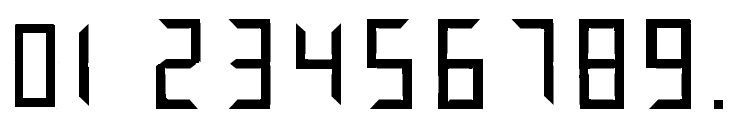
#> input picture softProjekat/dataset/trening/Digital-Numbers - Copy.png, 743 x 134 px; its folder holds 4 pictures in this run
$ python priprema.py
#> lines starting #> are read from the running program, lines starting #| are printed output that depends on the picture; after the words box and inside, x2 and y2 are one past the last pixel; in counts of white or black regions, pixels touching at a corner belong together
import cv2
import numpy as np
import matplotlib.pyplot as plt
# keras
from keras.models import Sequential
from keras.layers.core import Dense
from keras.optimizers import SGD
from keras.models import model_from_json
import os
import display_size as ds
from scipy import signal
import glob
import sys

train_image_paths = '.'+os.path.sep+'dataset'+os.path.sep+'trening'+os.path.sep+'Digital-Numbers - Copy.png'
train_image_paths2 = '.'+os.path.sep+'dataset'+os.path.sep+'trening'+os.path.sep+'Digital-Numbers - Copy (2).png'
train_image_paths3 = '.'+os.path.sep+'dataset'+os.path.sep+'trening'+os.path.sep+'digital-number-3.png'

#test_image_path = '.'+os.path.sep+'dataset'+os.path.sep+'validation'+os.path.sep+'1f4450408639279059c3ad808a0e37f03d0fa14b.jpg'
TRAINED_FOLDER_PATH = '.'+os.path.sep+'trained_model'+os.path.sep
# [28 lines left out: functions select_roi2, display_image, not called in this run]

def load_image(path):
    return cv2.cvtColor(cv2.imread(path), cv2.COLOR_BGR2RGB)
#> returned value is the input picture: shape (134, 743, 3); min 0, max 255, mean 212.4

def image_gray(image):
    return cv2.cvtColor(image, cv2.COLOR_RGB2GRAY)
#> returned value: shape (134, 743)

#za trening
def image_bin1(image_gs):
    imgray = cv2.equalizeHist(image_gs)
    ret,image_bin = cv2.threshold(imgray, 150, 255, cv2.THRESH_BINARY)
#> image_bin: shape (134, 743); 82.7% white; 13 black regions (2 under 20 px), largest, box (x1, y1, x2, y2) and area: (579, 19, 624, 109) 2522, (438, 19, 483, 109) 2173, (646, 19, 691, 109) 2163

    return image_bin

#za testiranje
# [8 lines left out: function image_bin2, not called in this run]

#za trening
def dilate(image):
    kernel = np.ones((7,7))
    return cv2.dilate(image, kernel, iterations=1)
#> returned value: shape (134, 743); 93.9% white; 13 black regions (1 under 20 px), largest, box (x1, y1, x2, y2) and area: (582, 22, 621, 106) 962, (649, 22, 688, 106) 828, (441, 22, 480, 106) 823

#za testiranje
def dilate2(image):
    kernel = np.ones((7,7))
    return cv2.dilate(image, kernel, iterations=1)

#za trening
def erode(image):
    kernel = np.ones((3, 3))
    return cv2.erode(image, kernel, iterations=5)
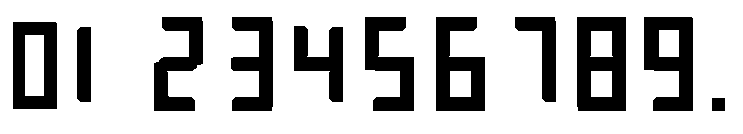
#> returned value: shape (134, 743); 75.5% white; 11 black regions

#za testiranje
def erode2(image):
    kernel = np.ones((2, 2))
    return cv2.erode(image, kernel, iterations=11)

#za trening
def erode3(image):
    kernel = np.ones((3, 3))
    return cv2.erode(image, kernel, iterations=10)

def resize_region(region):
    resized = cv2.resize(region, (28, 28), interpolation=cv2.INTER_NEAREST)
    return resized

def scale_to_range(image):
    return image / 255

def matrix_to_vector(image):
    return image.flatten()

def winner(output):
    return max(enumerate(output), key=lambda x: x[1])[0]

def prepare_for_ann(regions):
    ready_for_ann = []
    for region in regions:
        ready_for_ann.append(matrix_to_vector(scale_to_range(region)))
    return ready_for_ann

def convert_output(outputs):
    return np.eye(len(outputs))

def create_ann():
    ann = Sequential()
    ann.add(Dense(128, input_dim=784, activation='sigmoid'))
    ann.add(Dense(30, activation='sigmoid'))
    return ann

# [9 lines left out: function train_ann, not called in this run]

def select_roi(image_orig, image_bin):
    contours, hierarchy = cv2.findContours(image_bin.copy(), cv2.RETR_LIST, cv2.CHAIN_APPROX_SIMPLE)
#> contours = 17 contours; largest, box (x1, y1, x2, y2) and area: (0, 0, 743, 134) 98686, (576, 16, 627, 112) 4744, (12, 21, 58, 110) 3956, (435, 16, 486, 112) 3744, (643, 16, 694, 112) 3718
    cv2.drawContours(image_orig, contours, -1, (255, 0, 0), 1)
    # print("BROJ KONTURA", len(contours))
    #display_image(image_orig)
    sorted_regions = []  # lista sortiranih regiona po X osi
    regions_array = []
    for contour in contours:
        x, y, w, h = cv2.boundingRect(contour)
        area = cv2.contourArea(contour)
        #if area > 100 and h < 100 and h > 65 and w > 11:
        if area > 100 and h < 120 and h > 65 and w > 11:
            if w<30:
                w=46
            region = image_bin[y:y + h + 1, x:x + w + 1]
            regions_array.append([resize_region(region), (x, y, w, h)])
            cv2.rectangle(image_orig, (x, y), (x + w, y + h), (0, 255, 0), 2)
#> this loop made 17 passes
#> (x, y, h, area) on passes 1, 5, 7, 8, 9, 10, 11, 12, 13, 14, 15, 16: (711, 97, 15, 194), (590, 31, 26, 501), (76, 26, 77, 1123), (293, 25, 78, 2103), (12, 21, 89, 3956.5), (643, 16, 96, 3717.5), (576, 16, 96, 4743.5), (514, 16, 87, 1673), (435, 16, 96, 3744), (364, 16, 96, 2730), (230, 16, 96, 2620.5), (153, 16, 96, 2651.5)
#> (contour, x, y, h, area) on passes 2, 3, 4, 6, 17: ([[591, 71], [591, 96], [611, 96], [611, 71]], 591, 71, 26, 500), ([[450, 71], [450, 96], [470, 96], [470, 71]], 450, 71, 26, 500), ([[25, 35], [25, 95], [43, 95], [43, 35]], 25, 35, 61, 1080), ([[659, 30], [659, 56], [678, 56], [678, 30]], 659, 30, 27, 494), ([[0, 0], [0, 133], [742, 133], [742, 0]], 0, 0, 134, 98686)
#> image_orig: shape (134, 743, 3); mean of channels 0, 1, 2 191.3, 203.9, 182.6
#> region: shape (97, 52); 51.1% white; 1 black region, box (x1, y1, x2, y2) and area: (1, 1, 50, 95) 2466
#> after the loop, regions_array = 10 items

    regions_array = sorted(regions_array, key=lambda x: x[1][0])

    sorted_regions = [region[0] for region in regions_array]
#> sorted_regions = 10 items
    return image_orig, sorted_regions


def load_or_train_ann(train_image_paths,train_image_paths2,train_image_paths3, trained_folder):
    image_color = load_image(train_image_paths)
    # display_image(image_color)
    img = image_bin1(image_gray(image_color))
    dil1 = dilate(img)

    image_erode = erode(dil1)
    # display_image(image_erode)

    selected_regions, letters = select_roi(image_color.copy(), image_erode)
#> letters = 10 items
    # trening dva ---------------------------------------------------------------------
    image_color1 = load_image(train_image_paths2)
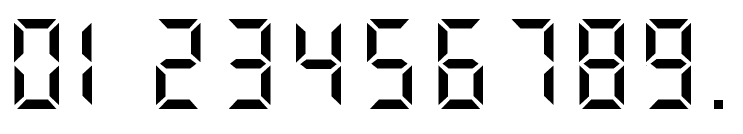
#> input picture softProjekat/dataset/trening/Digital-Numbers - Copy (2).png, 743 x 134 px
#> in load_image, returned value is the input picture: shape (134, 743, 3); min 0, max 255, mean 218.3
    # display_image(image_color)
    img1 = image_bin1(image_gray(image_color1))
#> in image_bin1 (call 2), `ret,image_bin = cv2.threshold(imgray, 150, 255, cv2.THRESH_BINARY)`: image_bin: shape (134, 743); 84.4% white; 51 black regions (1 under 20 px), largest, box (x1, y1, x2, y2) and area: (261, 65, 271, 105) 326, (544, 65, 554, 105) 325, (82, 23, 92, 62) 322
    dil1 = dilate(img1)
#> in dilate (call 2), `return cv2.dilate(image, kernel, iterations=1)`: returned value: shape (134, 743); 96% white; 50 black regions (1 under 20 px), largest, box (x1, y1, x2, y2) and area: (166, 62, 190, 66) 87, (236, 62, 260, 66) 87, (307, 62, 330, 66) 87

    image_erode1 = erode3(dil1)
#> in erode3, `return cv2.erode(image, kernel, iterations=10)`: returned value: shape (134, 743); 57.7% white; 11 black regions
    # display_image(image_erode)

    selected_regions1, letters1 = select_roi(image_color1.copy(), image_erode1)
#> in select_roi (call 2), `contours, hierarchy = cv2.findContours(image_bin.copy(), cv2.RETR_LIST..`: contours = 17 contours; largest, box (x1, y1, x2, y2) and area: (0, 0, 743, 134) 98686, (571, 11, 632, 117) 5990, (6, 11, 67, 117) 5990, (430, 11, 491, 117) 5231, (638, 11, 699, 117) 5212
#> the loop in select_roi (call 2), `for contour in contours:` made 17 passes
#> (x, y, h, area) on passes 1, 6, 7, 8, 9, 10, 11, 12, 13, 14, 15, 16: (706, 92, 25, 574), (28, 36, 56, 574), (288, 20, 88, 3676), (74, 20, 87, 2125.5), (638, 11, 106, 5212.5), (571, 11, 106, 5990), (509, 11, 97, 2979), (430, 11, 106, 5231), (359, 11, 106, 4489), (225, 11, 106, 4504.5), (148, 11, 106, 4498.5), (6, 11, 106, 5990)
#> (contour, x, y, h, area) on passes 2, 3, 4, 5, 17: ([[596, 76], [596, 91], [606, 91], [606, 76]], 596, 76, 16, 150), ([[455, 76], [455, 91], [465, 91], [465, 76]], 455, 76, 16, 150), ([[663, 36], [663, 51], [673, 51], [673, 36]], 663, 36, 16, 150), ([[596, 36], [596, 51], [606, 51], [606, 36]], 596, 36, 16, 150), ([[0, 0], [0, 133], [742, 133], [742, 0]], 0, 0, 134, 98686)
#> after the loop in select_roi (call 2), `for contour in contours:`:
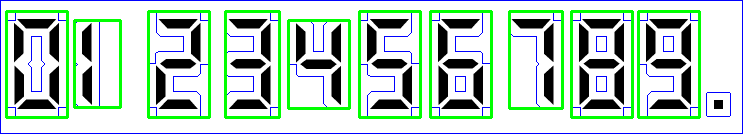
#> image_orig: shape (134, 743, 3); mean of channels 0, 1, 2 193.9, 209.1, 184.7; drawn as B, G, R
#> after the loop in select_roi (call 2), `for contour in contours:`:
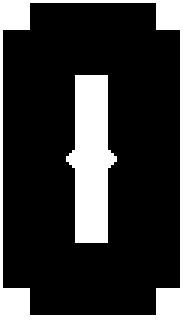
#> region: shape (107, 62) (shown 3 times larger); 21.8% white; 2 white regions, box (x1, y1, x2, y2) and area: (0, 0, 62, 107) 804, (22, 25, 39, 81) 640
#> letters1 = 10 items
    # trening tri---------------------------------------------------------------------
    image_color3 = load_image(train_image_paths3)
#> call 3 of load_image, with path = './dataset/trening/digital-number-3.png'
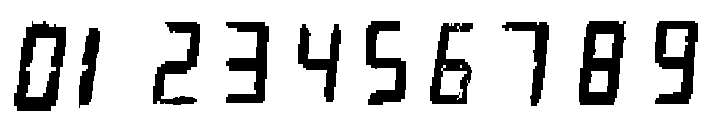
#> input picture softProjekat/dataset/trening/digital-number-3.png, 713 x 122 px
#> in load_image, returned value is the input picture: shape (122, 713, 3); min 0, max 255, mean 205.6
    # display_image(image_color)
    img3 = image_bin1(image_gray(image_color3))
#> in image_bin1 (call 3), `ret,image_bin = cv2.threshold(imgray, 150, 255, cv2.THRESH_BINARY)`: image_bin: shape (122, 713); 80.2% white; 18 black regions (8 under 20 px), largest, box (x1, y1, x2, y2) and area: (577, 21, 626, 105) 2483, (14, 21, 66, 111) 2413, (655, 20, 698, 104) 2064
    dil3 = dilate(img3)
#> in dilate (call 3), `return cv2.dilate(image, kernel, iterations=1)`: returned value: shape (122, 713); 92.9% white; 20 black regions (4 under 20 px), largest, box (x1, y1, x2, y2) and area: (581, 24, 622, 102) 1113, (658, 23, 695, 101) 782, (231, 25, 266, 100) 669

    image_erode3 = erode(dil3)
#> in erode (call 2), `return cv2.erode(image, kernel, iterations=5)`: returned value: shape (122, 713); 73.2% white; 13 black regions

    selected_regions3, letters3 = select_roi(image_color3.copy(), image_erode3)
#> in select_roi (call 3), `contours, hierarchy = cv2.findContours(image_bin.copy(), cv2.RETR_LIST..`: contours = 18 contours; largest, box (x1, y1, x2, y2) and area: (0, 0, 713, 122) 86152, (11, 21, 69, 114) 4264, (575, 18, 628, 108) 3903, (652, 17, 701, 107) 3356, (363, 18, 409, 108) 2546
#> the loop in select_roi (call 3), `for contour in contours:` made 18 passes
#> (x, y, h, area) on passes 1 to 12: (170, 94, 14, 304), (457, 77, 15, 166), (591, 73, 17, 189), (30, 40, 55, 720), (597, 36, 20, 231), (668, 31, 24, 309.5), (295, 25, 80, 2056), (76, 25, 83, 1521), (427, 23, 84, 1744), (11, 21, 93, 4264.5), (459, 20, 15, 215.5), (509, 19, 87, 1778.5)
#> (contour, x, y, h, area) on pass 18: ([[0, 0], [0, 121], [712, 121], [712, 0]], 0, 0, 122, 86152)
#> after the loop in select_roi (call 3), `for contour in contours:`:
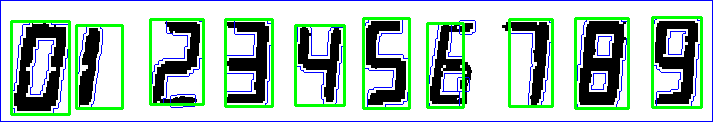
#> image_orig: shape (122, 713, 3); mean of channels 0, 1, 2 183.1, 195.1, 171.5; drawn as B, G, R
#> after the loop in select_roi (call 3), `for contour in contours:`:
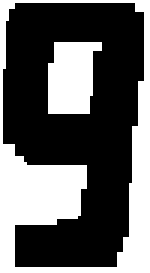
#> region: shape (91, 50) (shown 3 times larger); 37.2% white; 2 white regions, box (x1, y1, x2, y2) and area: (0, 0, 50, 91) 1344, (16, 14, 34, 38) 349
#> letters3 = 10 items

    alphabet = ['0', '1', '2', '3', '4', '5', '6', '7', '8', '9', '0', '1', '2', '3', '4', '5', '6', '7', '8', '9', '0', '1', '2', '3', '4', '5', '6', '7', '8', '9']
    # [6 lines of commented-out code are left out]
    inputs = prepare_for_ann(letters+letters1+letters3)
#> the loop in prepare_for_ann, `for region in regions:` made 30 passes
#> after the loop in prepare_for_ann, `for region in regions:`: ready_for_ann = 30 items
#> inputs = 30 items

    outputs = convert_output(alphabet)

    try:
        json_file = open(trained_folder + 'model.json', 'r')
        loaded_model_json = json_file.read()
        json_file.close()
        ann = model_from_json(loaded_model_json)
        ann.load_weights(trained_folder + "model.h5")
        print("Istrenirani model uspesno ucitan.")
    except Exception as e:
        ann = None

    if ann == None:
        print("Traniranje modela zapoceto.")
        ann = create_ann()
        ann = train_ann(ann, inputs, outputs)
        print("Treniranje modela zavrseno.")
        model_json = ann.to_json()
        with open(trained_folder + "model.json", "w") as json_file:
            json_file.write(model_json)
        ann.save_weights(trained_folder + "model.h5")

    return ann


# [36 lines left out: functions display_result, extract_text_from_image, not called in this run]

if __name__ == '__main__':
    print("POCETAK")
#> (the run stopped early here; a loop or call above may not have finished)
